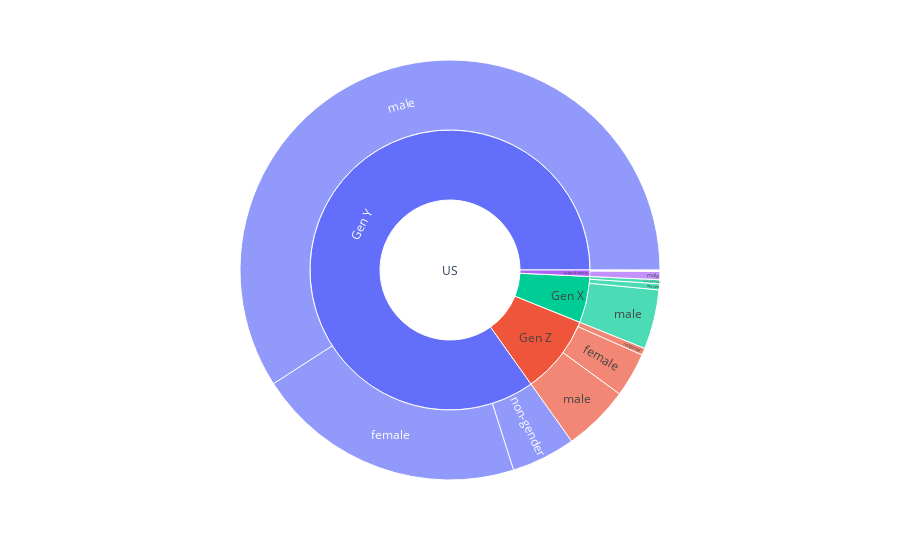

Notebook source saved alongside this figure:
### Code cell
df = px.data.tips()
fig = px.sunburst(us_file, path=['country','Category','Gender'], values='playcount')
fig.show()

### Figure 1 — Plotly figure (JSON) as saved in the notebook; plotly's stock layout.template omitted (floating-point values rounded to 4 significant figures)
{"data": [{"branchvalues": "total", "domain": {"x": [0, 1], "y": [0, 1]}, "hovertemplate": "labels=%{label}<br>playcount=%{value}<br>parent=%{parent}<br>id=%{id}<extra></extra>", "ids": ["US/Baby Boomers/female", "US/Gen X/female", "US/Gen Y/female", "US/Gen Z/female", "US/Baby Boomers/male", "US/Gen X/male", "US/Gen Y/male", "US/Gen Z/male", "US/Baby Boomers/non-gender", "US/Gen X/non-gender", "US/Gen Y/non-gender", "US/Gen Z/non-gender", "US/Baby Boomers", "US/Gen X", "US/Gen Y", "US/Gen Z", "US"], "labels": ["female", "female", "female", "female", "male", "male", "male", "male", "non-gender", "non-gender", "non-gender", "non-gender", "Baby Boomers", "Gen X", "Gen Y", "Gen Z", "US"], "name": "", "parents": ["US/Baby Boomers", "US/Gen X", "US/Gen Y", "US/Gen Z", "US/Baby Boomers", "US/Gen X", "US/Gen Y", "US/Gen Z", "US/Baby Boomers", "US/Gen X", "US/Gen Y", "US/Gen Z", "US", "US", "US", "US", ""], "type": "sunburst", "values": [2558470, 18252425, 817417869, 134350365, 24583793, 179901055, 2323979242, 201465155, 1884291, 12152469, 193768658, 21214476, 29026554, 210305949, 3335165769, 357029996, 3931528268]}], "layout": {"legend": {"tracegroupgap": 0}, "margin": {"t": 60}}}
